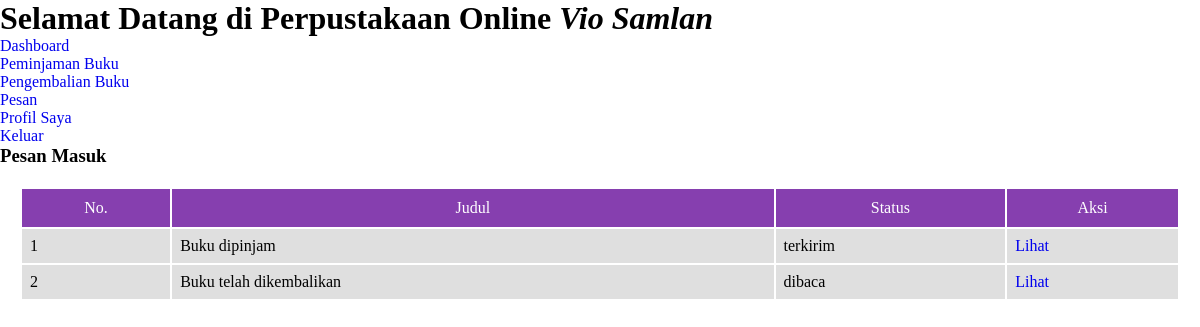
Page /user/pesan.php on the committed database.
### tables this page shows
CREATE TABLE `user` (
  `id` int(11) NOT NULL,
  `kode` varchar(25) NOT NULL,
  `nis` char(20) NOT NULL,
  `fullname` varchar(50) NOT NULL,
  `username` varchar(50) NOT NULL,
  `password` text NOT NULL,
  `kelas` varchar(20) DEFAULT NULL,
  `alamat` text DEFAULT NULL,
  `verif` varchar(50) NOT NULL DEFAULT 'Akun terverifikasi',
  `role` enum('admin','user') NOT NULL,
  `join_date` datetime NOT NULL,
  `terakhir_login` datetime NOT NULL,
  `foto` text DEFAULT NULL
);

CREATE TABLE `pesan` (
  `id` int(11) NOT NULL,
  `id_penerima` int(11) NOT NULL,
  `id_pengirim` int(11) NOT NULL,
  `judul_pesan` varchar(50) NOT NULL,
  `isi_pesan` text NOT NULL,
  `status` enum('terkirim','dibaca') NOT NULL,
  `tanggal_kirim` datetime NOT NULL
);

### class/Database.php (called while the page is built, shortened)
<?php
class Database {
    private $hostname = "localhost";
    private $username = "root";
    private $password = "";
    private $database = "db_perpustakaan";
    public function __construct(){
        $this->db = mysqli_connect($this->hostname, $this->username, $this->password, $this->database);
    }
}
?>

### class/User.php (called while the page is built, shortened)
<?php
include_once("Database.php");
class User extends Database{
    public function find($id){
        $sql = "SELECT * FROM user WHERE id='$id'";
        return $this->db->query($sql)->fetch_assoc();
    }
}
?>

### class/Pesan.php (called while the page is built, shortened)
<?php
include_once("Database.php");
class Pesan extends Database{
    public function findByUserId($id){
        $sql = "SELECT * FROM pesan  WHERE id_penerima = '$id'";
        return $this->db->query($sql)->fetch_all(MYSQLI_ASSOC);
    }
}
 ?>

### user/pesan.php (the view, shortened to what this page needs)
<?php
include_once("../class/Pesan.php");
$pesan = new Pesan;
$data_pesan = $pesan->findByUserId(2);
?>
<!DOCTYPE html>
<html lang="en">
<head>
    <link rel="stylesheet" href="../assets/css/style.css" type="text/css">
</head>
<body>
    <?php include("../partials/sidebar.php") ?>
    <div class="table">
        <h3>Pesan Masuk</h3>
        <table>
            <tr>
                <th>No.</th>
                <th>Judul</th>
                <th>Status</th>
                <th>Aksi</th>
            </tr>
            <?php
            foreach($data_pesan as $key => $p){
            ?>
            <tr>
                <td><?= $key+1 ?></td>
                <td><?= $p["judul_pesan"] ?></td>
                <td><?= $p["status"] ?></td>
                <td>
                    <a href="baca.php?id=<?= $p["id"] ?>">Lihat</a>
                </td>
            </tr>
            <?php
            }
            ?>
        </table>
    </div>
</body>
</html>

### partials/sidebar.php
<?php
include_once("../class/User.php");
$user = new User;
$data_user = $user->find(2);
?>
<div class="sidebar">
    <h1>Selamat Datang di Perpustakaan Online <i><?= $data_user["fullname"] ?></i></h1>
    <ul>
        <li> <a href="index.php">Dashboard</a></li>
        <li> <a href="peminjaman.php">Peminjaman Buku</a></li>
        <li> <a href="pengembalian.php">Pengembalian Buku</a></li>
        <li> <a href="pesan.php">Pesan</a></li>
        <li> <a href="profil.php">Profil Saya</a></li>
        <li> <a href="../logout.php">Keluar</a></li>
    </ul>
</div>

### assets/css/style.css (style rules this page uses)
* { margin: 0; padding: 0; box-sizing: border-box; list-style: none; text-decoration: none; }
.table table { width: 100%; padding: 20px; }
.table table th { background-color: #863faf; color: white; padding: 10px; font-weight: 400; }
.table table td { background-color: #dfdfdf; padding: 8px; text-align: justify; }

### rows in the picture
user: fullname "Vio Samlan"
pesan: judul_pesan "Buku dipinjam", status "terkirim"
pesan: judul_pesan "Buku telah dikembalikan", status "dibaca"
